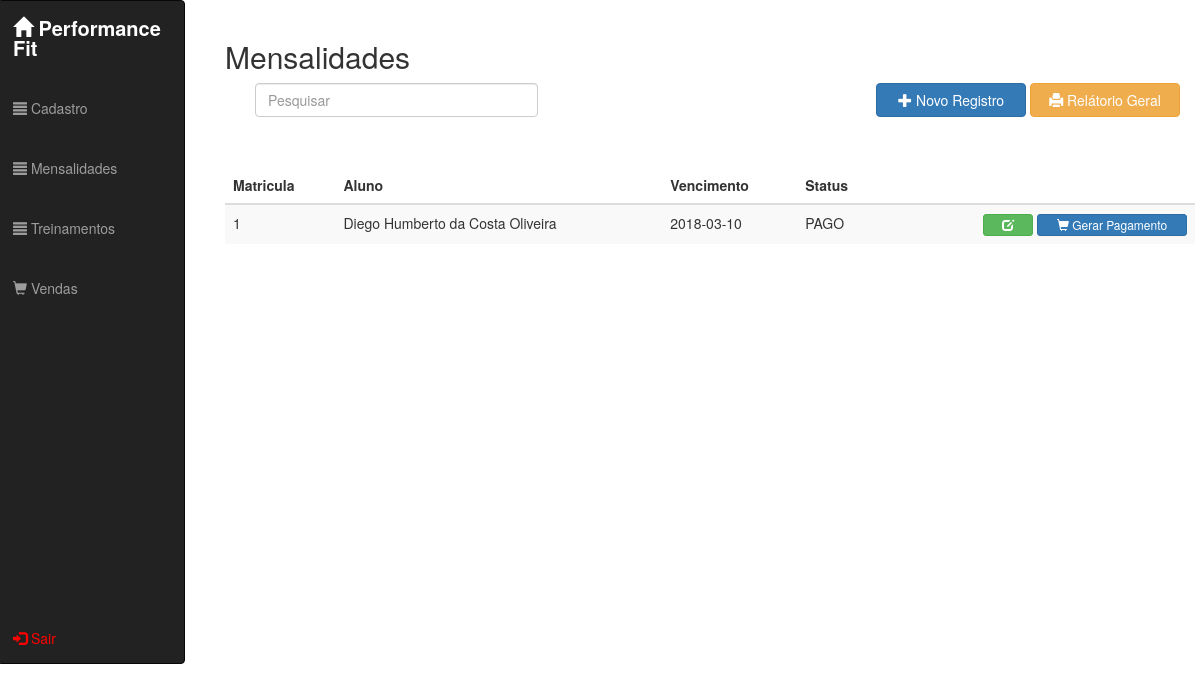
Before: /view.mensalidade (signed in) with the older database file.
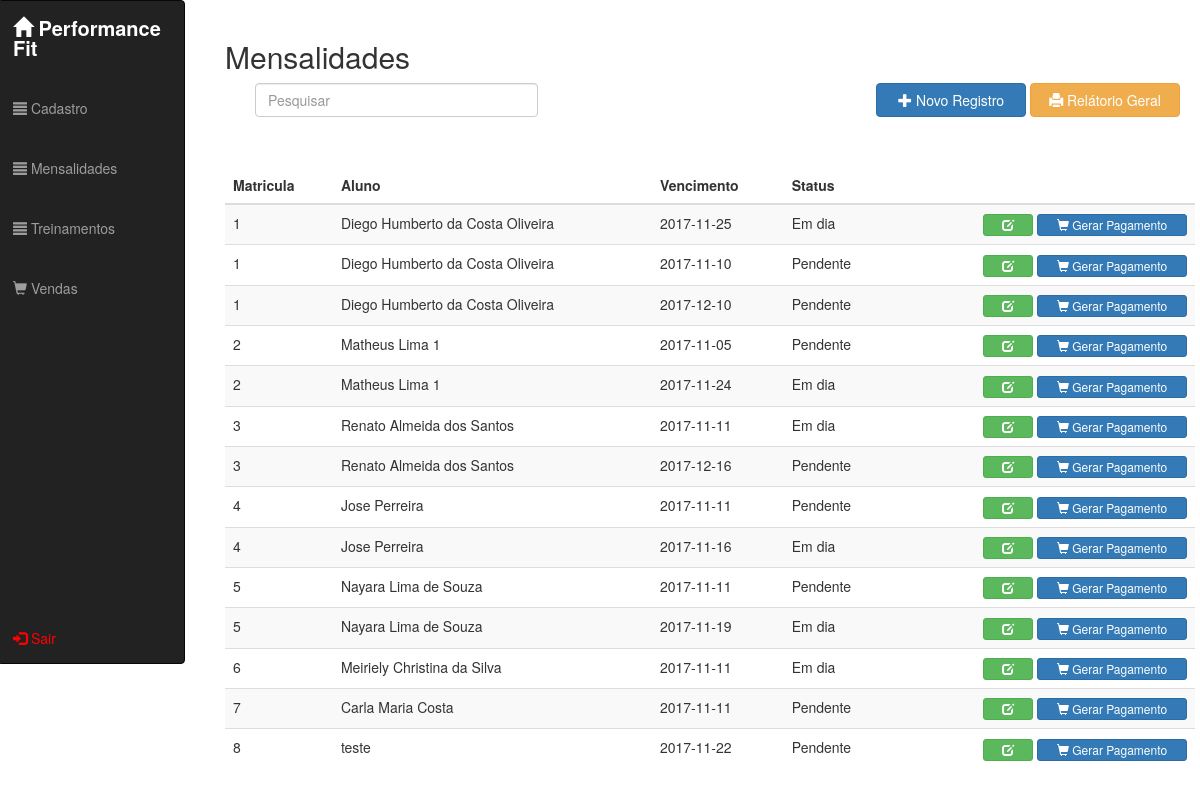
After: the same page with the newer database file.
### tables this page shows
CREATE TABLE `mensalidades` (
  `idmensalidades` int(11) NOT NULL,
  `idalunos_cliente` int(11) NOT NULL,
  `data_mens_pag` date NOT NULL,
  `valor_mensalidades` decimal(8,2) NOT NULL,
  `status_mensalidades` varchar(45) NOT NULL,
  `obs_mensalidades` varchar(500) DEFAULT NULL
);

CREATE TABLE `alunos_cliente` (
  `idalunos_cliente` int(11) NOT NULL,
  `idendereco_aluno` int(11) NOT NULL,
  `nome_aluno` varchar(100) NOT NULL,
  `cpf_aluno` varchar(14) NOT NULL,
  `rg_aluno` varchar(7) NOT NULL,
  `nome_mae` varchar(100) DEFAULT NULL,
  `nome_pai` varchar(100) DEFAULT NULL,
  `email_aluno` varchar(50) NOT NULL,
  `celular_aluno` varchar(16) DEFAULT NULL,
  `residencial_aluno` varchar(15) DEFAULT NULL,
  `data_nascimento_aluno` date NOT NULL,
  `status_aluno` varchar(50) NOT NULL,
  `obs_aluno` varchar(500) DEFAULT NULL
);

### _app/Config.inc.php (called while the page is built, shortened)
<?php
$getUrl = strip_tags(trim(filter_input(INPUT_GET, 'url', FILTER_DEFAULT)));
$setUrl = (empty($getUrl) ? 'index' : $getUrl);
$Url = explode('/', $setUrl);

### _app/Conn/Conn.class.php (called while the page is built, shortened)
<?php
class Conn {
    private static $Host = SIS_DB_HOST;
    private static $User = SIS_DB_USER;
    private static $Pass = SIS_DB_PASS;
    private static $Dbsa = SIS_DB_DBSA;
    private static $Connect = null;
    private static function Conectar() {
        try {
            if (self::$Connect == null):
                $dsn = 'mysql:host=' . self::$Host . ';dbname=' . self::$Dbsa;
                $options = [ PDO::MYSQL_ATTR_INIT_COMMAND => 'SET NAMES UTF8'];
                self::$Connect = new PDO($dsn, self::$User, self::$Pass, $options);
                self::$Connect->setAttribute(PDO::ATTR_ERRMODE, PDO::ERRMODE_EXCEPTION);
            endif;
        } catch (PDOException $e) {
            PHPErro($e->getCode(), $e->getMessage(), $e->getFile(), $e->getLine());
            die;
        }
        return self::$Connect;
    }
    public static function getConn() {
        return self::Conectar();
    }
}

### _app/Conn/Read.class.php (called while the page is built, shortened)
<?php
class Read {
    private $Select;
    private $Result;
    private $Read;
    private $Conn;
    public function __construct() {
        $this->Conn = Conn::getConn();
    }
    public function ExeRead($Tabela, $Termos = null, $ParseString = null) {
        $this->Select = "SELECT * FROM {$Tabela} {$Termos}";
    }
    public function getResult() {
        return $this->Result;
    }
    public function FullRead($Query, $ParseString = null) {
        $this->Select = (string) $Query;
        $this->Execute();
    }
    private function Connect() {
        $this->Read = $this->Conn->prepare($this->Select);
        $this->Read->setFetchMode(PDO::FETCH_ASSOC);
    }
    private function Execute() {
        $this->Connect();
        try {
            $this->Read->execute();
            $this->Result = $this->Read->fetchAll();
        } catch (PDOException $e) {
            $this->Result = null;
            Erro("<b>Erro ao Ler:</b> {$e->getMessage()}", $e->getCode());
        }
    }
}

### Views/view.mensalidade.php (the view, shortened to what this page needs)
<?php require REQUIRE_PATH . '/menu.php'; ?>
<div class="col-md-10 modals">
    <br>
    <h2>Mensalidades</h2>
    <div class="col-md-12" align='right'>
        <form action="" method="POST">
            <div class="form-group col-md-4">
                <input type="text" placeholder="Pesquisar" class="form-control pesquisar pesquisar-mensalidade">
            </div>
        </form>
        <button type="button" class="btn btn-primary open-modal-create"><i class="glyphicon glyphicon-plus"></i> Novo Registro</button>
        <a class="relatorio-geral" href="http://localhost/academia/Views/view.mensalidades.relatorio.php" target="_blank"><button class="btn btn-warning"><i class="glyphicon glyphicon-print"></i> Relátorio Geral</button></a>
    </div>
    <div class="form-group col-md-12 mensagens-retorno">
        <br>
    </div>
    <table class="table table-striped modal-table">
        <thead>
            <tr>
                <th>Matricula</th>
                <th>Aluno</th>
                <th>Vencimento</th>
                <th>Status</th>
                <th></th>
            </tr>
        </thead>
        <tbody class="j-result-menssalidades">
            <?php
            $ReadMensalidadePaga = new Read;
            $ReadMensalidadePaga->FullRead("SELECT mensalidades.idmensalidades, alunos_cliente.idalunos_cliente ,alunos_cliente.nome_aluno, mensalidades.data_mens_pag, mensalidades.status_mensalidades "
                    . "FROM mensalidades "
                    . "INNER JOIN alunos_cliente ON mensalidades.idalunos_cliente = alunos_cliente.idalunos_cliente "
                    . "ORDER BY alunos_cliente.idalunos_cliente");
            foreach ($ReadMensalidadePaga->getResult() as $e):
                extract($e);
                echo
                "<tr id='{$idmensalidades}'>" .
                "<td>{$idalunos_cliente}</td>" .
                "<td>{$nome_aluno}</td>" .
                "<td>{$data_mens_pag}</td>" .
                "<td>{$status_mensalidades}</td>" .
                "<td align='right'>" .
                "<button class='btn btn-success btn-xs open-modal-update j-open-modal-update-mensalidade' idmensalidades={$idmensalidades}><i class='glyphicon glyphicon-edit'></i></button></a> " .
                "<button class='btn btn-primary btn-xs open-modal-pagamento'><i class='glyphicon glyphicon-shopping-cart'></i> Gerar Pagamento</button></a>" .
                "</td>" .
                "</tr>";
            endforeach;
            ?>
        </tbody>
    </table>
</div>

### index.php (shortened to what this page needs)
<?php require './_app/Config.inc.php'; ?>
<!DOCTYPE html>
<html>
    <head>
        <link rel="stylesheet" type="text/css" href="_cdn/bootstrap/css/bootstrap.min.css">
        <link rel="stylesheet" type="text/css" href="_cdn/bootstrap/jasny-bootstrap/css/jasny-bootstrap.min.css">
        <link rel="stylesheet" type="text/css" href="Views/css/menu.css">
        <link rel="stylesheet" type="text/css" href="Views/css/animate.css">
        <link rel="stylesheet" type="text/css" href="Views/css/style.css">
    </head>
    <body>
        <?php
        $Url[1] = (empty($Url[1]) ? null : $Url[1]);
        if (file_exists(REQUIRE_PATH . '/' . $Url[0] . '.php')):
            require REQUIRE_PATH . '/' . $Url[0] . '.php';
        elseif (file_exists(REQUIRE_PATH . '/' . $Url[0] . '/' . $Url[1] . '.php')):
            require REQUIRE_PATH . '/' . $Url[0] . '/' . $Url[1] . '.php';
        else:
            require REQUIRE_PATH . '/404.php';
        endif;
        ?>
    </body>
</html>

### Views/menu.php (shortened to what this page needs)
<div style="position: fixed;" class="col-md-2">
    <nav style="margin-left: -18px;" class="navbar navbar-inverse">
        <ul class="nav navbar-nav">
            <li style="font-size: 20px; width: 100%;">
                <a style="color: white;" class="nav navbar-link" href="index"><i class="glyphicon glyphicon-home"></i> <b>Performance Fit</b></a>
            </li>
            <li style="margin-top: 10px; width: 100%;">
                <a class="nav dropdown-toggle" data-toggle="dropdown" href="#"><i class="glyphicon glyphicon-align-justify"></i> Cadastro</a>
            </li>
            <li style="margin-top: 10px; width: 100%;">
                <a class="dropdown-toggle" data-toggle="dropdown" href="#"><i class="glyphicon glyphicon-align-justify"></i> Mensalidades</a>
            </li>
            <li style="margin-top: 10px; width: 100%;">
                <a class="dropdown-toggle" data-toggle="dropdown" href="#"><i class="glyphicon glyphicon-align-justify"></i> Treinamentos</a>
            </li>
            <li style="margin-top: 10px; width: 100%;">
                <a class="nav navbar-link" href="view.venda"><i class="glyphicon glyphicon-shopping-cart"></i> Vendas</a>
            </li>
            <li style="width: 100%; margin-top: 300px;">
                <a style="color: red;" href="view.logout"><span class="glyphicon glyphicon-log-in"></span> Sair</a>
            </li>
        </ul>
    </nav>
</div>

### Views/css/style.css (style rules this page uses)
.btn-success { width: 150px; }
.btn-warning { width: 150px; }
.btn-primary { width: 150px; }
.open-modal-update { width: 50px; }
.modals { margin-left: 210px; }

Changed rows visible on the page:
changed mensalidades (number 1 of 14 on the later page): data_mens_pag "2018-03-10" → "2017-11-25"; status_mensalidades "PAGO" → "Em dia"
added mensalidades: idalunos_cliente.idalunos_cliente "1", idalunos_cliente.nome_aluno "Diego Humberto da Costa Oliveira", data_mens_pag "2017-11-10", status_mensalidades "Pendente"
added mensalidades: idalunos_cliente.idalunos_cliente "1", idalunos_cliente.nome_aluno "Diego Humberto da Costa Oliveira", data_mens_pag "2017-12-10", status_mensalidades "Pendente"
added mensalidades: idalunos_cliente.idalunos_cliente "2", idalunos_cliente.nome_aluno "Matheus Lima 1", data_mens_pag "2017-11-05", status_mensalidades "Pendente"
added mensalidades: idalunos_cliente.idalunos_cliente "2", idalunos_cliente.nome_aluno "Matheus Lima 1", data_mens_pag "2017-11-24", status_mensalidades "Em dia"
added mensalidades: idalunos_cliente.idalunos_cliente "3", idalunos_cliente.nome_aluno "Renato Almeida dos Santos", data_mens_pag "2017-11-11", status_mensalidades "Em dia"
added mensalidades: idalunos_cliente.idalunos_cliente "3", idalunos_cliente.nome_aluno "Renato Almeida dos Santos", data_mens_pag "2017-12-16", status_mensalidades "Pendente"
added mensalidades: idalunos_cliente.idalunos_cliente "4", idalunos_cliente.nome_aluno "Jose Perreira", data_mens_pag "2017-11-11", status_mensalidades "Pendente"
added mensalidades: idalunos_cliente.idalunos_cliente "4", idalunos_cliente.nome_aluno "Jose Perreira", data_mens_pag "2017-11-16", status_mensalidades "Em dia"
added mensalidades: idalunos_cliente.idalunos_cliente "5", idalunos_cliente.nome_aluno "Nayara Lima de Souza", data_mens_pag "2017-11-11", status_mensalidades "Pendente"
added mensalidades: idalunos_cliente.idalunos_cliente "5", idalunos_cliente.nome_aluno "Nayara Lima de Souza", data_mens_pag "2017-11-19", status_mensalidades "Em dia"
added mensalidades: idalunos_cliente.idalunos_cliente "6", idalunos_cliente.nome_aluno "Meiriely Christina da Silva", data_mens_pag "2017-11-11", status_mensalidades "Em dia"
added mensalidades: idalunos_cliente.idalunos_cliente "7", idalunos_cliente.nome_aluno "Carla Maria Costa", data_mens_pag "2017-11-11", status_mensalidades "Pendente"
added mensalidades: idalunos_cliente.idalunos_cliente "8", idalunos_cliente.nome_aluno "teste", data_mens_pag "2017-11-22", status_mensalidades "Pendente"
